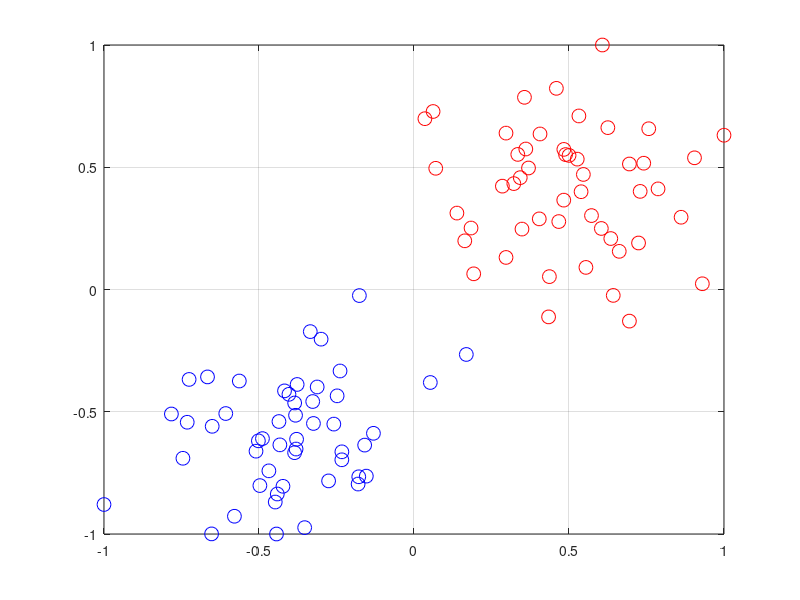

The MATLAB source for this figure: (Note: this script raises an error after producing the figure.)
clear 
close all
clc

%%
n = 100;
d = 2;
X = [randn(n/2,d)+2;randn(n/2,d)-2];
Y = [ones(n/2,1);-ones(n/2,1)];

%% Normalizzo
for i = 1:d
    mi = min(X(:,i));
    ma = max(X(:,i));
    di = ma - mi;
    X(:,i) = 2*(X(:,i)-mi)/di-1;
end

%%
figure, hold on, box on, grid on
plot(X(Y<0,1),X(Y<0,2),'ob','MarkerSize',10)
plot(X(Y>0,1),X(Y>0,2),'or','MarkerSize',10)

nl = round(.7 * n);
nv = n - nl;

err = zeros(30,1);
for k = 1:30
    % Divido in training set e validation set
    i  = randperm(n);
    il = sort(i(1:nl));
    iv = sort(i(nl+1:end));
    j = 0;
    
    XL = X(il,:);
    YL = Y(il);
    XV = X(iv,:);
    YV = Y(iv);
    
    for C = logspace(-4,3,30)
        j = j + 1;
        Q = diag(YL)*(XL*XL')*diag(YL);
        [~,err_,alpha,b] = SMO2_ab(nl,Q,-ones(nl,1),YL',zeros(nl,1),C*ones(nl,1),...
                                  1000000,.0001,zeros(nl,1));
        if (err_ ~= 0)
            warning('Problem in SMO')
        end
        w = XL'*diag(YL)*alpha;
        
        YS = XV*w+b;
        err(j) = err(j) + sum(YS ~= YV)/30;
    end
end
j = 0;
err_best = Inf;
for C = logspace(-4,3,30)
   j = j + 1;
   if (err(j) < err_best)
      err_best = err(j);
      C_best = C;
   end
end
%class_err_best
C = C_best;
Q = diag(Y)*(X*X')*diag(Y);
[~,err_,alpha,b] = SMO2_ab(n,Q,-ones(n,1),Y',zeros(n,1),C*ones(n,1),...
                          1000000,.0001,zeros(n,1));
if (err_ ~= 0)
    warning('Problem in SMO')
end
w = X'*diag(Y)*alpha;

%% Plot the separator
ns = 10000;
XS = 2*rand(ns,d)-1;
YS = XS*w+b;

plot(XS(YS<0,1),XS(YS<0,2),'.c','MarkerSize',1)
plot(XS(YS>0,1),XS(YS>0,2),'.m','MarkerSize',1)
plot(XS(YS<-1,1),XS(YS<-1,2),'.b','MarkerSize',1)
plot(XS(YS>+1,1),XS(YS>+1,2),'.r','MarkerSize',1)

%% Check the solution
plot(X(alpha==0,1),X(alpha==0,2),'sg','MarkerSize',10)
plot(X(alpha>0&alpha<C,1),X(alpha>0&alpha<C,2),'sk','MarkerSize',10)
plot(X(alpha==C,1),X(alpha==C,2),'sy','MarkerSize',10)

%% Compute the duality gap
dualcost = -(.5*alpha'*Q*alpha-ones(n,1)'*alpha);
primalcost = .5*w'*w+C*sum(max(0,1-diag(Y)*(X*w+b))); 
dualitygap = abs(dualcost-primalcost);
title(sprintf('DG: %e   C_{best}: %e',dualitygap,C_best))
